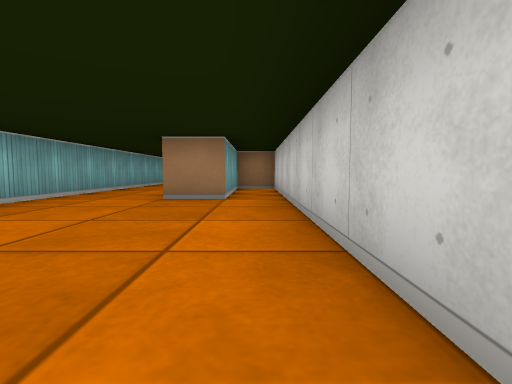
[1] (above)

24 first-person views from a walk through a cub3D ray-caster map. The camera is about half as high as the walls, tilts 4° down and sees 85° across. The floor is counted in squares. Each view is taken from the middle of a square. On the plan, view 1 faces up. The plan holds only what a view shows up to about 9 squares ahead; the rest is blank.

[2]
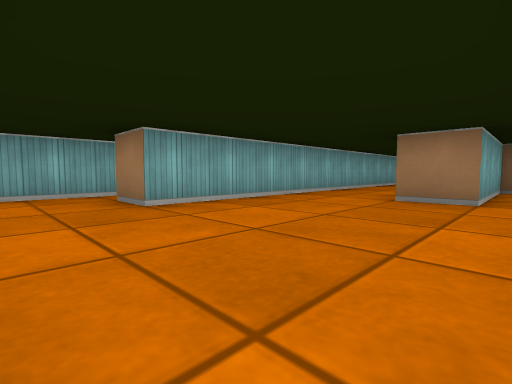

[3]
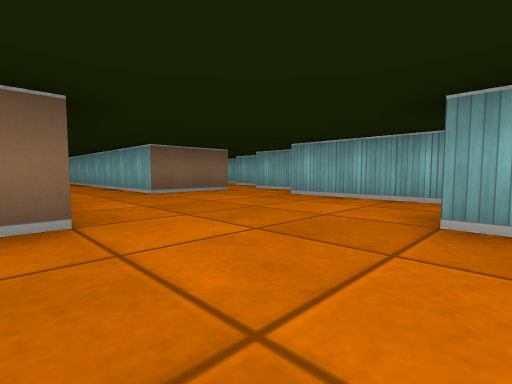

[4]
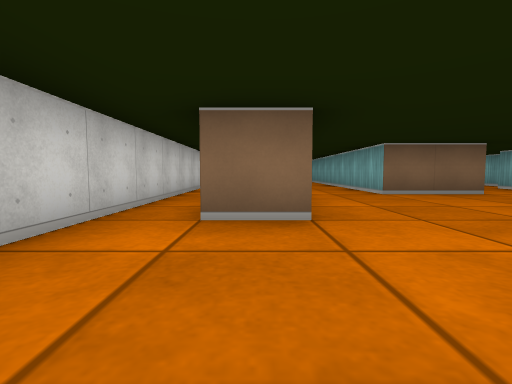

[5]
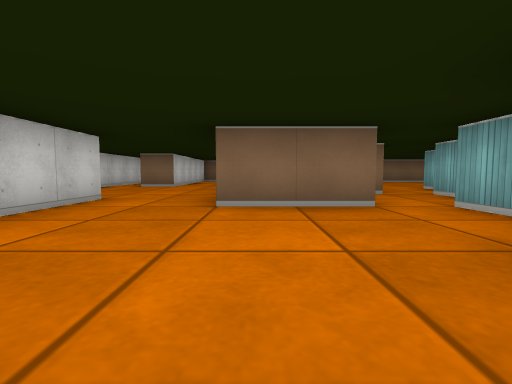

[6]
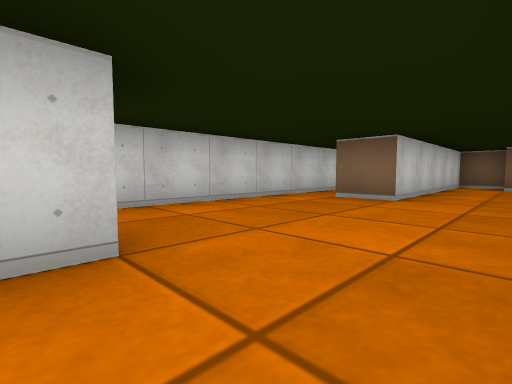

[7]
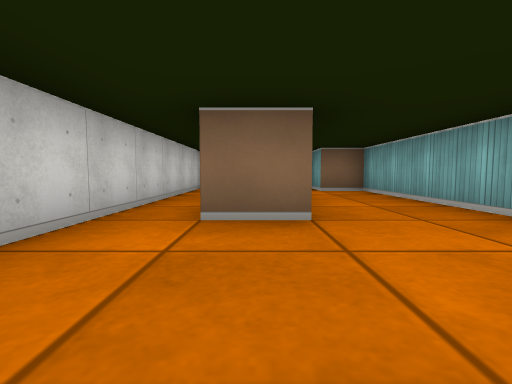

[8]
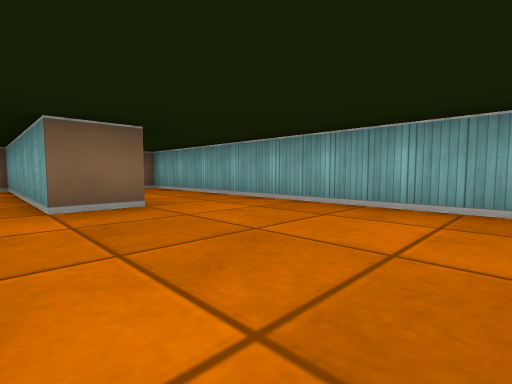

[9]
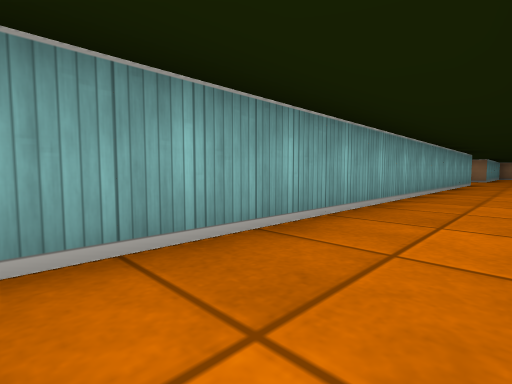

[10]
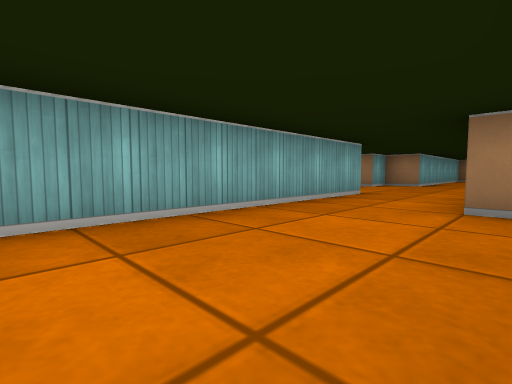

[11]
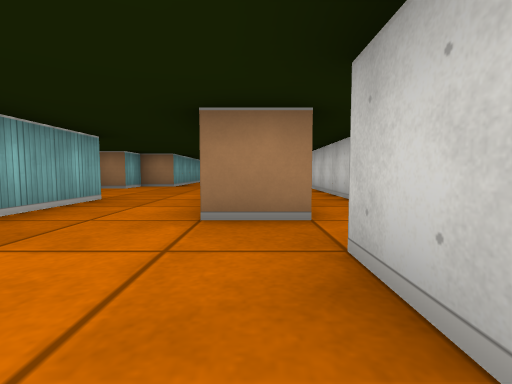

[12]
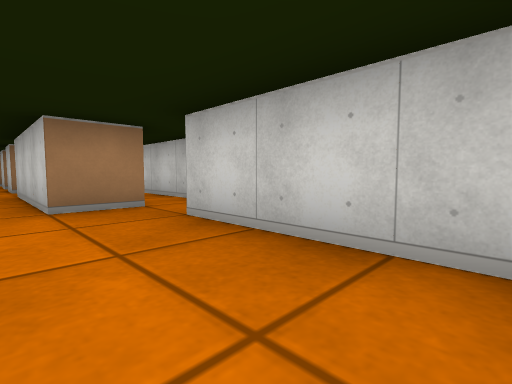

[13]
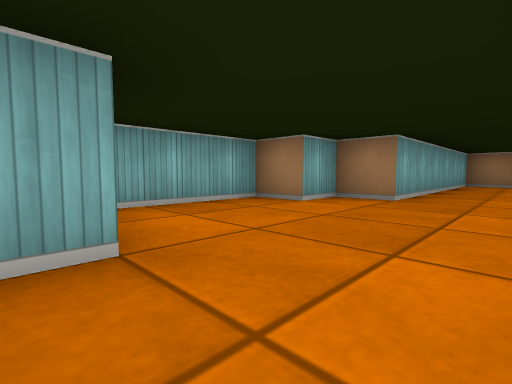

[14]
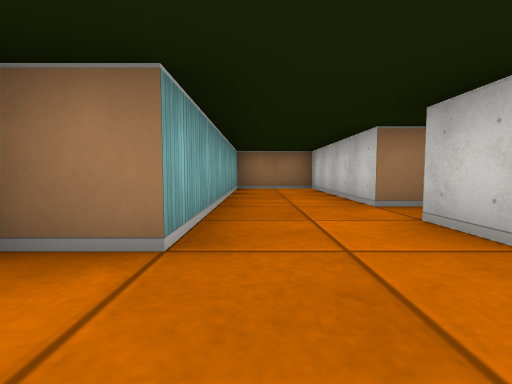

[15]
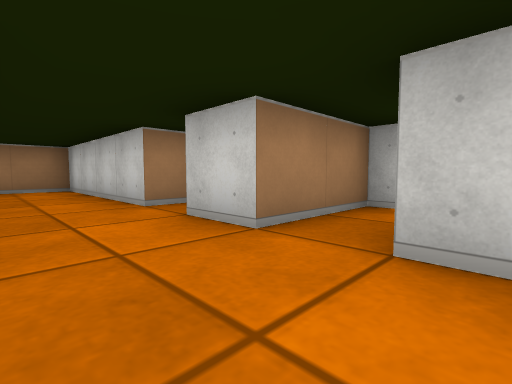

[16]
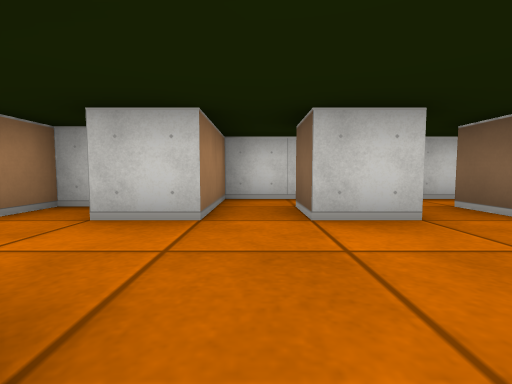

[17]
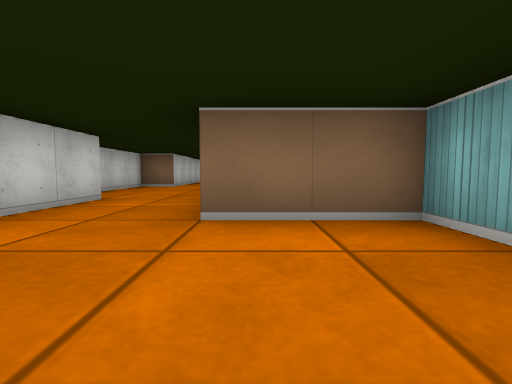

[18]
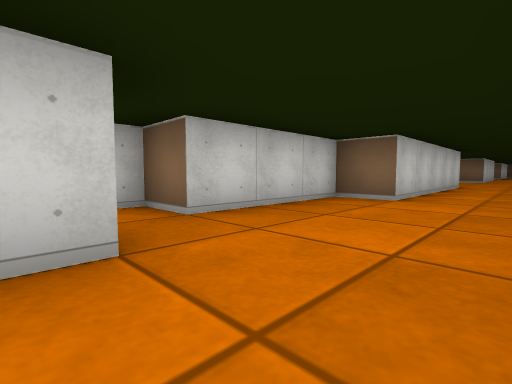

[19]
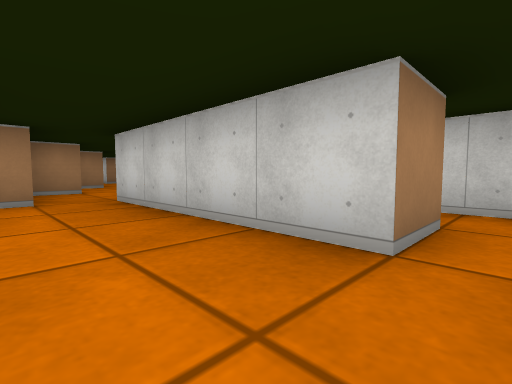

[20]
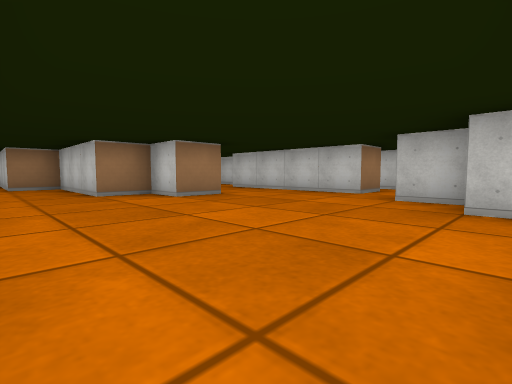

[21]
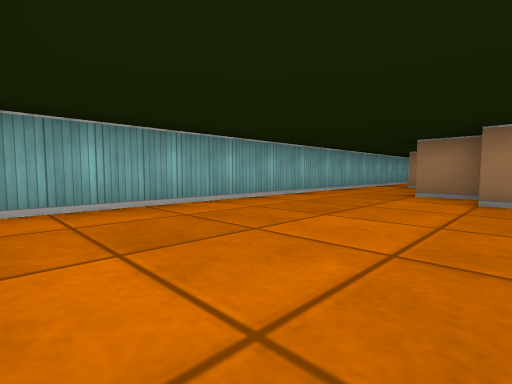

[22]
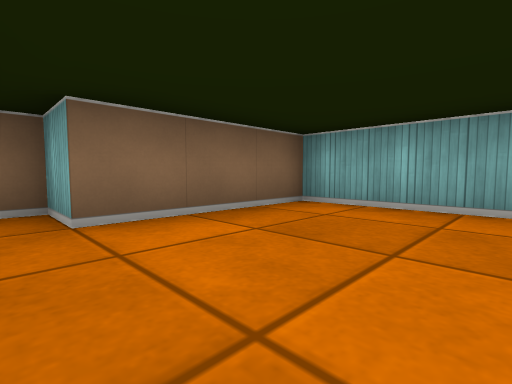

[23]
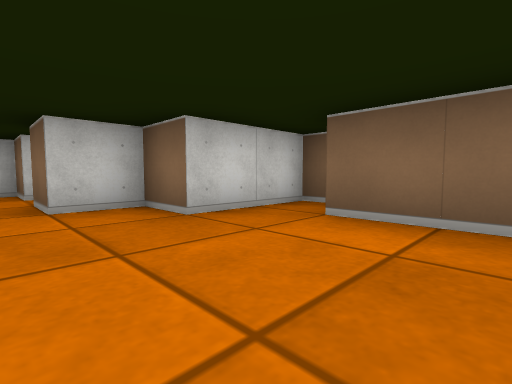

[24]
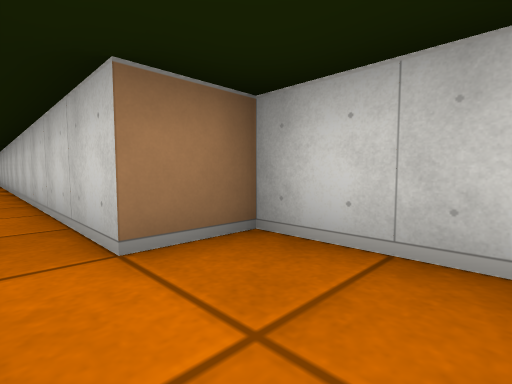

### Floor plan
Points are (right, up) in squares from view 1. A wall is a line through its corners. A room is listed if a view was taken in it or the views show most of it. See-through windows are left out.
Room 1 (views 1, 2, 3, 4, 5, 6, 9, 10, 11, 12, 13, 18)
walls: (-5.5, 1.9) (-5.5, -1.5) (-6.1, -1.5); (-1.6, -0.5) (-0.5, -0.5); (0.5, -0.5) (0.5, 7.5) (-0.5, 7.5) (-0.5, 4.5) (-1.5, 4.5) (-1.5, 9.5) (-0.5, 9.5) (-0.5, 12.5) (0.5, 12.5) (0.5, 13.5); (-6.5, -2.2) (-6.5, -3.5); (-5.6, -3.5) (-3.5, -3.5) (-3.5, -4.5); (-1.5, -4.6) (-1.5, -2.6); (-0.4, 13.5) (-1.5, 13.5) (-1.5, 15.5); (-3.5, 15.5) (-3.5, 1.5) (-4.5, 1.5)
ways out: opening at (-2.5, -4) to room 2; opening at (0, 0) to room 2; opening at (-2.5, 14.5) to room 3; opening at (0, 13) to room 3; opening at (-6, -4)
Room 2 (views 7, 8)
walls: (-3.5, -4.5) (-3.5, -12.5) (-2.5, -12.5) (-2.5, -13.5) (-1.5, -13.5) (-1.5, -8.5) (-0.5, -8.5) (-0.5, -13.5); (0.5, -13.5) (0.5, -0.5)
ways out: opening at (-2.5, -4) to room 1; opening at (0, 0) to room 1
Room 3 (views 14, 15, 16, 17)
walls: (-1.5, 17.4) (-1.5, 18.5) (-0.5, 18.5); (-0.5, 21) (-0.5, 21.5) (-1.5, 21.5) (-1.5, 25.5) (-3.5, 25.5) (-3.5, 19.5) (-4.5, 19.5) (-4.5, 18.5) (-5.5, 18.5) (-5.5, 15.5) (-3.5, 15.5); (-1.5, 15.5) (-1.5, 16.5) (-0.5, 16.5); (0.5, 13.5) (0.5, 19.5) (-1.5, 19.5) (-1.5, 20.5)
ways out: opening at (-2.5, 14.5) to room 1; opening at (0, 13) to room 1
Room 4 (views 19, 20, 21, 22, 23, 24)
walls: (-8.5, -6.6) (-8.5, -7.5) (-9.5, -7.5) (-9.5, -6.5) (-10.5, -6.5) (-10.5, -3.5) (-11.5, -3.5) (-11.5, 6.4); (-7.5, -5.5) (-7.9, -5.5); (-12.5, -2.8) (-12.5, -12.5) (-9.5, -12.5) (-9.5, -13.5) (-8.5, -13.5) (-8.5, -11.5) (-7.5, -11.5) (-7.5, -10.5) (-6.5, -10.5); (-5.4, -9.5) (-6.5, -9.5) (-6.5, -5.5)
ways out: opening at (-7, -6); opening at (-6, -10)

Where each view was taken, in squares from view 1:
view 1: 0 up, 0 right, facing up
view 2: 0 up, 0 right, facing up-left
view 3: 2 up, 1 left, facing down-left
view 4: 2 up, 1 left, facing down
view 5: 0 up, 4 left, facing down
view 6: 4 down, 3 left, facing down-right
view 7: 6 down, 1 left, facing down
view 8: 5 down, 0 right, facing down-left
view 9: 4 up, 2 left, facing up-left
view 10: 10 up, 1 left, facing up-left
view 11: 11 up, 1 left, facing up
view 12: 10 up, 2 left, facing up-right
view 13: 15 up, 2 left, facing up-left
view 14: 18 up, 3 left, facing up
view 15: 18 up, 3 left, facing up-right
view 16: 19 up, 4 left, facing right
view 17: 18 up, 4 left, facing down
view 18: 14 up, 3 left, facing down-right
view 19: 10 down, 8 left, facing up-right
view 20: 12 down, 12 left, facing up-right
view 21: 12 down, 9 left, facing up-left
view 22: 10 down, 9 left, facing down-left
view 23: 10 down, 11 left, facing down-right
view 24: 5 down, 12 left, facing up-right
